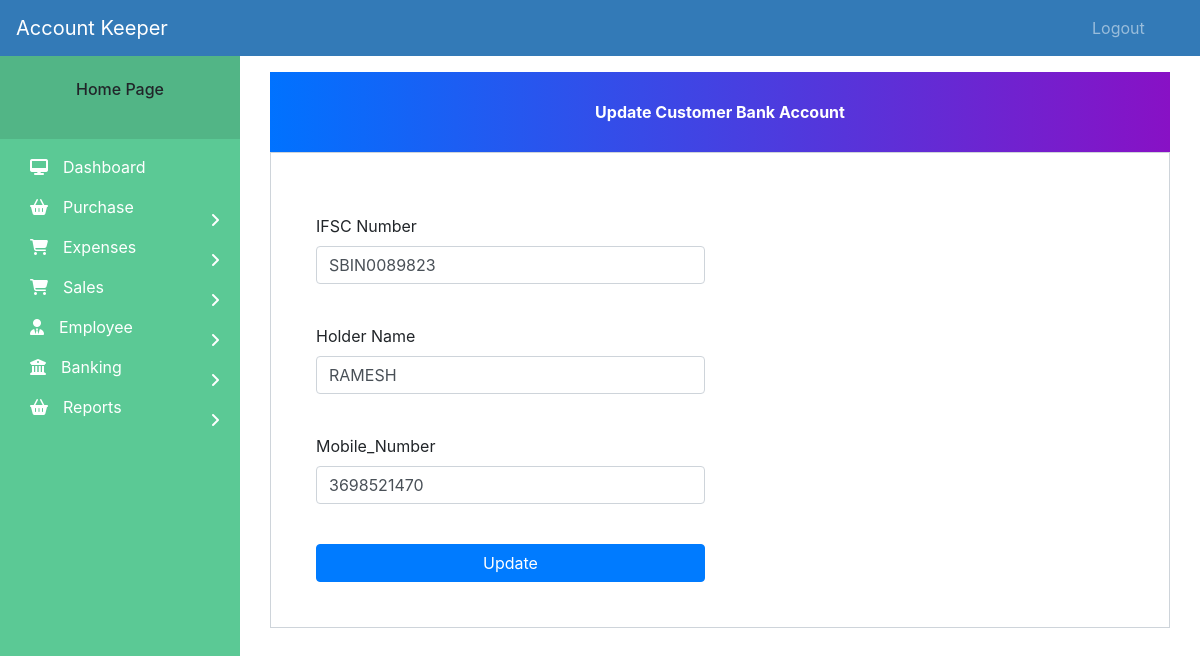
/update-customer-bank/1, run on the app's committed database.
### Banking/models.py (models this page shows)
class Customer(models.Model):
    Bank_Name = models.CharField(max_length = 30)
    IFSC_Number = models.CharField(max_length = 10)
    Account_Number = models.IntegerField()
    Holder_Name = models.CharField(max_length = 25)
    Mobile_Number = models.IntegerField()
    class Meta:
        db_table = 'Customer'

### Banking/views.py (the view, shortened to what this page needs)
# urls.py: path('update-customer-bank/<int:id>', bnkView.update_customer, name='update-customer-bank'),
def update_customer(request, id):
    cus = Customer.objects.get(id = id)
    return render(request, 'Banking/update_customer.html',{'customer':cus})

### templates/Banking/update_customer.html (shortened to what this page needs)
{% extends 'Base/navbar.html' %}
{% load widget_tweaks %}
{% block content %}
{% load static %}
<head>
  <link href="//maxcdn.bootstrapcdn.com/bootstrap/4.1.1/css/bootstrap.min.css" rel="stylesheet" id="bootstrap-css">
  <link rel="stylesheet" href="http://code.ionicframework.com/ionicons/2.0.1/css/ionicons.min.css">
  <link rel="stylesheet" href="{% static 'CSS/style.css' %}" type="text/css"/>
</head>
<br>
<div class="container">
  <div class="col-md">
      <div class="note">
    <p>Update Customer Bank Account</p>
      </div>
      <div class="form-content">
        <div class="row">
          <div class="col-md-6">
    <form action="/update-customer-bank/{{customer.id}}" method="POST" autocomplete="off" id="form">
    <div class="form-group">
      <label>IFSC Number</label>
      <input type="text" class="form-control" value="{{customer.IFSC_Number}}" name="IFSC_Number" id="IFSC_Number">
    </div>
    <div class="form-group">
      <label>Holder Name</label>
      <input type="text" class="form-control" value="{{customer.Holder_Name}}" name="Holder_Name" id="Holder_Name">
    </div>
    <div class="form-group">
      <label>Mobile_Number</label>
      <input type="text" class="form-control" value="{{customer.Mobile_Number}}" name="Mobile_Number" id="Mob_Number">
    </div>
      <input type="submit" value="Update" class="btn btn-primary btn-block">
    </form></div></div></div>
  </div>
</div>
{% endblock content %}

### templates/Base/navbar.html (style rules this page uses)
body { padding-left: 240px; }

### templates/Banking/update_customer.html (style rules this page uses)
.note { text-align: center; height: 80px; background: -webkit-linear-gradient(left, #0072ff, #8811c5); color: #fff; font-weight: bold; line-height: 80px; }
.form-content { padding: 5%; border: 1px solid #ced4da; margin-bottom: 2%; }

### data on the page
Customer: IFSC_Number "SBIN0089823", Holder_Name "RAMESH", Mobile_Number "3698521470"
